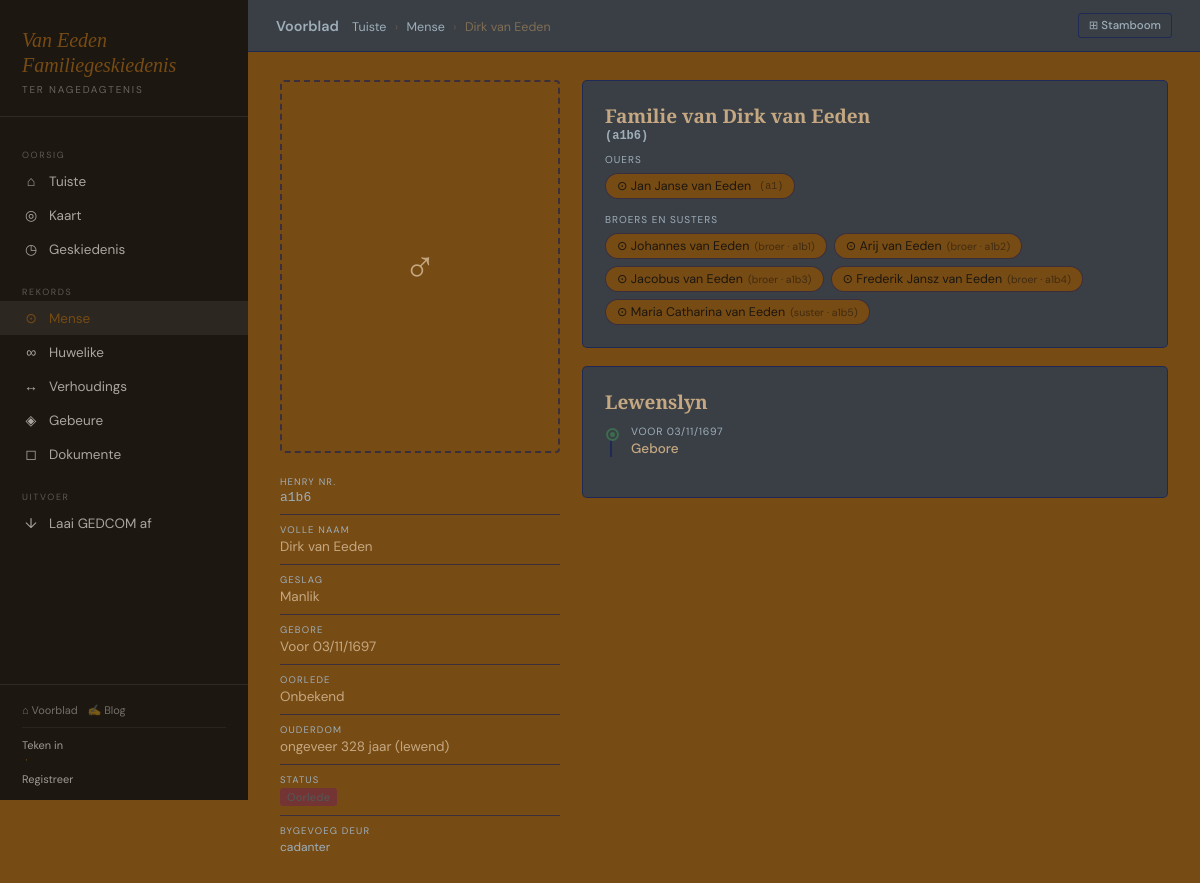
/argief/mense/558/, run on an earlier commit of the app's database.
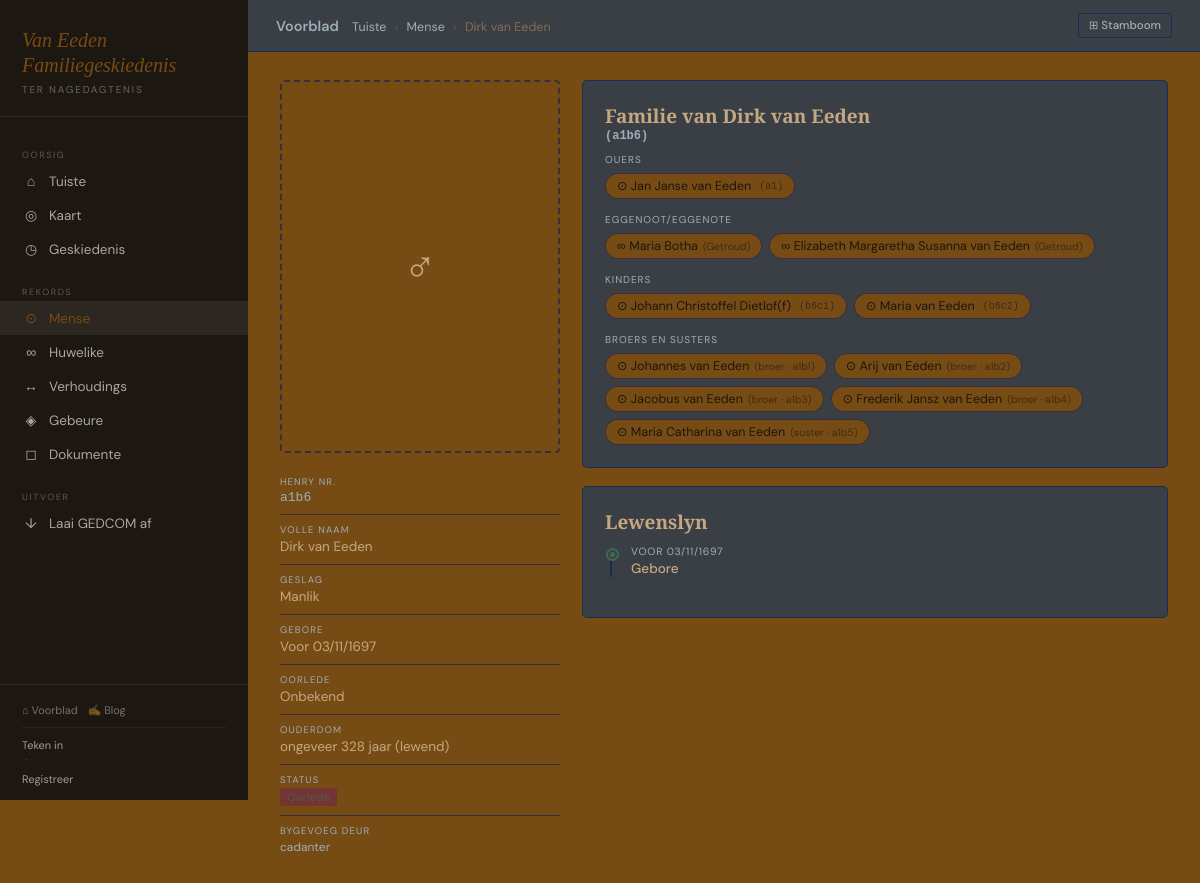
And on a later commit of the database.
### genealogy/models.py (models this page shows, shortened)
class Person(models.Model):
    GENDER_CHOICES = [('M','Manlik'),('F','Vroulik'),('O','Ander'),('U','Onbekend')]
    first_name  = models.CharField(max_length=100)
    middle_name = models.CharField(max_length=100, blank=True)
    last_name   = models.CharField(max_length=100)
    maiden_name = models.CharField(max_length=100, blank=True)
    gender      = models.CharField(max_length=1, choices=GENDER_CHOICES, default='U')
    photo       = models.ImageField(upload_to='people/photos/', blank=True, null=True)
    birth_date  = models.CharField(max_length=100, blank=True,
                    help_text='GEDCOM datum, bv. BEF 15 JAN 1900')
    birth_place = models.CharField(max_length=200, blank=True)
    death_date  = models.CharField(max_length=100, blank=True,
                    help_text='GEDCOM datum, bv. AFT 1950')
    death_place = models.CharField(max_length=200, blank=True)
    is_deceased = models.BooleanField(default=False)
    is_root     = models.BooleanField(default=False, help_text='Stam-ouer van die boom (a1)')
    biography   = models.TextField(blank=True)
    notes       = models.TextField(blank=True)
    created_at  = models.DateTimeField(auto_now_add=True)
    updated_at  = models.DateTimeField(auto_now=True)
    created_by  = models.ForeignKey(User, on_delete=models.SET_NULL, null=True, blank=True,
                    related_name='created_people')
    birth_lat   = models.FloatField(null=True, blank=True)
    birth_lng   = models.FloatField(null=True, blank=True)
    death_lat   = models.FloatField(null=True, blank=True)
    death_lng   = models.FloatField(null=True, blank=True)
    class Meta:
        ordering = ['first_name', 'last_name']
        verbose_name_plural = 'Mense'
    @property
    def full_name(self):
        parts = [self.first_name]
        if self.middle_name: parts.append(self.middle_name)
        parts.append(self.last_name)
        return ' '.join(parts)
    def get_absolute_url(self):
        return reverse('genealogy:person_detail', kwargs={'pk': self.pk})
    def get_parents(self):
        return [r.person for r in self.child_relationships.filter(relationship_type='parent')]
    def get_children(self):
        return [r.relative for r in self.person_relationships.filter(relationship_type='parent')]
    def get_spouses(self):
        spouses = []
        for m in Marriage.objects.filter(person1=self):
            spouses.append({'person': m.person2, 'marriage': m})
        for m in Marriage.objects.filter(person2=self):
            spouses.append({'person': m.person1, 'marriage': m})
        return spouses
    @property
    def age(self):
        from .gedcom_dates import calc_age
        return calc_age(self.birth_date, self.death_date)
    @property
    def birth_date_display(self):
        from .gedcom_dates import gedcom_to_display
        return gedcom_to_display(self.birth_date)
    @property
    def birth_year(self):
        from .gedcom_dates import parse_gedcom_date
        p = parse_gedcom_date(self.birth_date)
        return p.get('year') if p else None

class Marriage(models.Model):
    STATUS_CHOICES = [
        ('married','Getroud'),
        ('divorced','Geskei'),
        ('widowed','Nagelaat'),
        ('separated','Vervreemd'),
        ('annulled','Nietig Verklaar'),
    ]
    person1        = models.ForeignKey(Person, on_delete=models.CASCADE, related_name='marriages_as_person1')
    person2        = models.ForeignKey(Person, on_delete=models.CASCADE, related_name='marriages_as_person2')
    marriage_date  = models.CharField(max_length=100, blank=True,
                       help_text='GEDCOM datum, bv. 15 JAN 1920')
    marriage_place = models.CharField(max_length=200, blank=True)
    end_date       = models.CharField(max_length=100, blank=True,
                       help_text='GEDCOM datum')
    end_place      = models.CharField(max_length=200, blank=True)
    status         = models.CharField(max_length=20, choices=STATUS_CHOICES, default='married')
    notes          = models.TextField(blank=True)
    class Meta:
        ordering = ['marriage_date']

### genealogy/views.py (the view, shortened to what this page needs)
# urls.py: path('mense/<int:pk>/',               views.person_detail,     name='person_detail'),
def person_detail(request, pk):
    profile  = get_profile(request.user)
    person   = get_object_or_404(Person, pk=pk)
    parents  = person.get_parents()
    children = person.get_children()
    spouses  = person.get_spouses()
    timeline = []
    def tl_year(gedcom_str):
        p = parse_gedcom_date(gedcom_str)
        return p.get('year', 0) if p else 0
    def tl_sort_key(gedcom_str):
        p = parse_gedcom_date(gedcom_str) if gedcom_str else None
        if not p:
            return (0, 0, 0)
        return (
            int(p.get('year',  0) or 0),
            int(p.get('month', 0) or 0),
            int(p.get('day',   0) or 0),
        )
    if person.birth_date:
        timeline.append({'date': person.birth_date_display,
            'year': tl_year(person.birth_date), 'raw_date': person.birth_date,
            'label': 'Gebore', 'place': person.birth_place, 'type': 'birth'})
    for sp in spouses:
        m = sp['marriage']
        if m.marriage_date and m.marriage_date_display != 'Onbekend':
            timeline.append({'date': m.marriage_date_display,
                'year': tl_year(m.marriage_date), 'raw_date': m.marriage_date,
                'label': f'Getroud met {sp["person"].full_name}',
                'place': m.marriage_place, 'type': 'marriage'})
        if m.end_date and m.end_date_display != 'Onbekend':
            timeline.append({'date': m.end_date_display,
                'year': tl_year(m.end_date), 'raw_date': m.end_date,
                'label': f'{m.get_status_display()} van {sp["person"].full_name}',
                'place': m.end_place, 'type': 'marriage_end'})
    for event in person.events.all():
        if event.date and event.date_display != 'Onbekend':
            timeline.append({'date': event.date_display,
                'year': tl_year(event.date), 'raw_date': event.date,
                'label': event.title, 'place': event.place, 'type': 'event'})
    timeline.sort(key=lambda x: tl_sort_key(x.get('raw_date', '')))
    if person.death_date:
        timeline.append({'date': person.death_date_display,
            'year': tl_year(person.death_date), 'raw_date': person.death_date,
            'label': 'Oorlede', 'place': person.death_place, 'type': 'death'})
    audit_log = AuditLog.objects.filter(model_name='Person', object_id=pk).select_related('user')
    def _birth_key(item):
        p = item['person'] if isinstance(item, dict) else item
        try:
            return int(p.birth_year) if p.birth_year else 9999
        except (ValueError, TypeError):
            return 9999
    from .henry import get_henry_number, compute_henry_for_tree
    import re as _re
    root = Person.objects.filter(is_root=True).first()
    henry_map = compute_henry_for_tree(root) if root else {}
    def _henry(p):
        return henry_map.get(p.pk, '')
    def _short_henry(p, pairs=1):
        hn = _henry(p)
        if not hn:
            return ''
        parts = _re.findall(r'[a-z]+\d+', hn)
        if not parts:
            return ''
        return ''.join(parts[-pairs:]) if len(parts) >= pairs else ''.join(parts)
    henry_number = henry_map.get(person.pk, '')
    NON_BLOOD = {'adoptive_parent': 'Aangeneem', 'step_parent': 'Stiefkind', 'guardian': 'Pleegkind'}
    blood_parents = []
    non_blood_parents = []
    seen_parent_pks = set()
    for rel in person.child_relationships.all():
        if rel.relationship_type == 'parent':
            if rel.person.pk not in seen_parent_pks:
                blood_parents.append({
                    'person': rel.person,
                    'short_henry': _short_henry(rel.person, 1)
                })
                seen_parent_pks.add(rel.person.pk)
    blood_children = []
    non_blood_children = []
    for rel in person.person_relationships.all():
        if rel.relationship_type == 'parent':
            blood_children.append({'person': rel.relative, 'label': None, 'short_henry': _short_henry(rel.relative, 2)})
        elif rel.relationship_type in NON_BLOOD:
            non_blood_children.append({'person': rel.relative, 'label': NON_BLOOD[rel.relationship_type], 'short_henry': _short_henry(rel.relative, 2)})
    blood_children     = sorted(blood_children,     key=_birth_key)
    non_blood_children = sorted(non_blood_children, key=_birth_key)
    blood_parent_persons = [entry['person'] for entry in blood_parents]
    my_blood_parent_pks = set(p.pk for p in blood_parent_persons)
    blood_sibs      = {}  # pk -> person  (share BOTH biological parents)
    half_sibs       = {}  # pk -> person  (share ONE biological parent)
    step_sibs       = {}  # pk -> person  (no shared biological parent, connected via marriage)
    for parent in blood_parent_persons:
        for child in parent.get_children():
            if child.pk == person.pk:
                continue
            child_parent_pks = set(
                r.person.pk for r in child.child_relationships.filter(relationship_type='parent')
            )
            shared = my_blood_parent_pks & child_parent_pks
            if len(shared) == len(my_blood_parent_pks) and len(shared) == len(child_parent_pks):
                blood_sibs[child.pk] = child
            elif shared:
                half_sibs[child.pk] = child
            else:
                half_sibs[child.pk] = child  # connected through parent, at least one shared
    for parent in blood_parent_persons:
        for sp_info in parent.get_spouses():
            spouse = sp_info['person']
    def _sib_label(p, prefix):
        if p.gender == 'M':
            return f'{prefix}broer'
        elif p.gender == 'F':
            return f'{prefix}suster'
        return f'{prefix}sib'
    seen_sib_pks = set()
    classified_siblings = []
    for p in blood_sibs.values():
        if p.pk not in seen_sib_pks:
            classified_siblings.append({
                'person': p, 'short_henry': _short_henry(p, 2),
                'label': _sib_label(p, ''),
                'type': 'blood'
            })
            seen_sib_pks.add(p.pk)
    classified_siblings = sorted(classified_siblings, key=_birth_key)
    return render(request, 'genealogy/person_detail.html', {
        'person': person, 'parents': blood_parents, 'children': blood_children,
        'non_blood_parents': non_blood_parents, 'non_blood_children': non_blood_children,
        'siblings': classified_siblings, 'spouses': spouses,
        'timeline': timeline, 'audit_log': audit_log, 'profile': profile,
        'henry_number': henry_number,
    })

### genealogy/gedcom_dates.py (called while the page is built)
def parse_gedcom_date(gedcom_str):
    if not gedcom_str:
        return None
    s = gedcom_str.strip().upper()
    if not s or s in ('ONBEKEND', 'UNKNOWN'):
        return {'modifier': 'UNK'}
    result = {'modifier': 'EXACT', 'day': None, 'month': None, 'year': None,
              'day2': None, 'month2': None, 'year2': None}
    bet = re.match(r'^BET\s+(.+?)\s+AND\s+(.+)$', s)
    if bet:
        result['modifier'] = 'BET'
        _fill_date_parts(result, bet.group(1), '', '')
        _fill_date_parts(result, bet.group(2), '2', '2')
        return result
    mod_match = re.match(r'^(BEF|AFT|EST|ABT|CAL|INT)\s+(.+)$', s)
    if mod_match:
        result['modifier'] = mod_match.group(1)
        _fill_date_parts(result, mod_match.group(2), '', '')
        return result
    _fill_date_parts(result, s, '', '')
    return result

### genealogy/henry.py (called while the page is built)
def _depth_letter(depth):
    result = ''
    n = depth + 1
    while n > 0:
        n, remainder = divmod(n - 1, 26)
        result = LETTERS[remainder] + result
    return result

### genealogy/templates/genealogy/person_detail.html (shortened to what the changed rows need)
{% extends "genealogy/base.html" %}
{% block content %}
<div class="detail-grid">
  <div>
    <div class="card">
      {% if parents %}
      <div style="margin-bottom:14px">
        <div class="family-list">
          {% for p in parents %}
          <a href="{{ p.person.get_absolute_url }}" class="flink">
            ⊙ {{ p.person.full_name }}
            {% if p.short_henry %}<span style="font-size:10px;font-family:monospace;opacity:.6;margin-left:3px;">({{ p.short_henry }})</span>{% endif %}
          </a>
          {% endfor %}
        </div>
      </div>
      {% endif %}
      {% if spouses %}
      <div style="margin-bottom:14px">
        <div style="font-size:10px;text-transform:uppercase;letter-spacing:.1em;color:var(--muted);margin-bottom:5px">Eggenoot/Eggenote</div>
        <div class="family-list">
          {% for item in spouses %}
          <a href="{{ item.person.get_absolute_url }}" class="flink">
            ∞ {{ item.person.full_name }}
            <span style="font-size:10.5px;opacity:.6">({{ item.marriage.get_status_display }})</span>
          </a>
          {% endfor %}
        </div>
      </div>
      {% endif %}
{% if children %}
<div style="margin-bottom:14px">
  <div style="font-size:10px;text-transform:uppercase;letter-spacing:.1em;color:var(--muted);margin-bottom:5px">Kinders</div>
  <div class="family-list">
    {% for c in children %}
    <a href="{{ c.person.get_absolute_url }}" class="flink">
      ⊙ {{ c.person.full_name }}
      {% if c.short_henry %}<span style="font-size:10px;font-family:monospace;opacity:.6;margin-left:3px;">({{ c.short_henry }})</span>{% endif %}
    </a>
    {% endfor %}
  </div>
</div>
{% endif %}
    {% if siblings %}
      <div>
        <div class="family-list">
          {% for s in siblings %}
          <a href="{{ s.person.get_absolute_url }}" class="flink">
            ⊙ {{ s.person.full_name }}
            <span style="font-size:10.5px;opacity:.6;">({{ s.label }}{% if s.short_henry %} · {{ s.short_henry }}{% endif %})</span>
          </a>
          {% endfor %}
        </div>
      </div>
    {% endif %}
    </div>
    {% if timeline %}
    <div class="card">
      <div class="timeline">
        {% for item in timeline %}
        <div class="tl-item {{ item.type }}">
          <div class="tl-date">{{ item.date }}</div>
          <div class="tl-label">{{ item.label }}</div>
        </div>
        {% endfor %}
      </div>
    </div>
    {% endif %}
  </div>
</div>
{% endblock %}

What changed in the data, as far as the page shows it:
added Person: person.full_name "Maria Botha", marriage.status "Getroud"
now on this page (row unchanged): Person: person.full_name "Elizabeth Margaretha Susanna van Eeden", marriage.status "Getroud"
now on this page (row unchanged): Person: person.full_name "Johann Christoffel Dietlof(f)", short_henry "b6c1"
added Person: person.full_name "Maria van Eeden", short_henry "b6c2"
Also different on the page:
text now shown: "EGGENOOT/EGGENOTE KINDERS"
